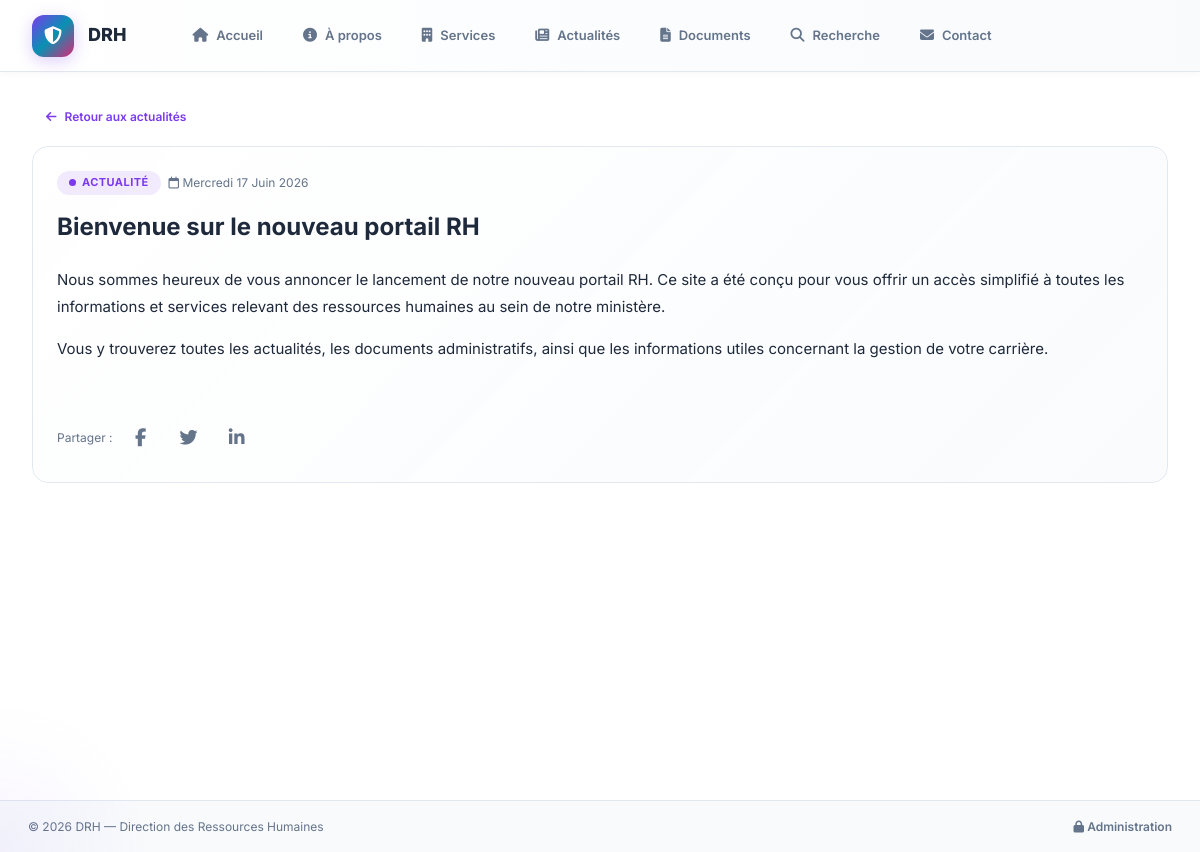
The app's page /actualite.php?slug=bienvenue-nouveau-portail-rh with its own data.
### tables this page shows
CREATE TABLE IF NOT EXISTS actualites (
    id INT AUTO_INCREMENT PRIMARY KEY,
    title VARCHAR(255) NOT NULL,
    slug VARCHAR(255) UNIQUE NOT NULL,
    content TEXT NOT NULL,
    excerpt TEXT,
    image VARCHAR(255),
    category ENUM('actualite', 'evenement', 'communique') DEFAULT 'actualite',
    status ENUM('publie', 'brouillon') DEFAULT 'brouillon',
    featured BOOLEAN DEFAULT FALSE,
    author_id INT,
    created_at TIMESTAMP DEFAULT CURRENT_TIMESTAMP,
    updated_at TIMESTAMP DEFAULT CURRENT_TIMESTAMP ON UPDATE CURRENT_TIMESTAMP,
    FOREIGN KEY (author_id) REFERENCES admins(id) ON DELETE SET NULL
);

### includes/Database.php (called while the page is built, shortened)
<?php
class Database
{
    private static $instance = null;
    private $pdo;
    private function __construct()
    {
        $dsn = "mysql:host=" . DB_HOST . ";dbname=" . DB_NAME . ";charset=" . DB_CHARSET;
        $options = [
            PDO::ATTR_ERRMODE            => PDO::ERRMODE_EXCEPTION,
            PDO::ATTR_DEFAULT_FETCH_MODE => PDO::FETCH_ASSOC,
            PDO::ATTR_EMULATE_PREPARES   => false,
        ];
        try {
            $this->pdo = new PDO($dsn, DB_USER, DB_PASS, $options);
        } catch (PDOException $e) {
            if (ENV === 'development') {
                die('Erreur de connexion : ' . $e->getMessage());
            }
            die('Erreur de connexion à la base de données.');
        }
    }
    public static function getInstance(): self
    {
        if (self::$instance === null) {
            self::$instance = new self();
        }
        return self::$instance;
    }
    public function query(string $sql, array $params = []): PDOStatement
    {
        $stmt = $this->pdo->prepare($sql);
        $stmt->execute($params);
        return $stmt;
    }
    public function fetch(string $sql, array $params = []): ?array
    {
        $stmt = $this->query($sql, $params);
        $result = $stmt->fetch();
        return $result ?: null;
    }
}

### includes/functions.php (called while the page is built, shortened)
<?php
function sanitize(string $input): string
{
    return htmlspecialchars(trim($input), ENT_QUOTES, 'UTF-8');
}
function formatDateLong(string $date): string
{
    $timestamp = strtotime($date);
    $mois = [
        'January' => 'Janvier', 'February' => 'Février', 'March' => 'Mars',
        'April' => 'Avril', 'May' => 'Mai', 'June' => 'Juin',
        'July' => 'Juillet', 'August' => 'Août', 'September' => 'Septembre',
        'October' => 'Octobre', 'November' => 'Novembre', 'December' => 'Décembre'
    ];
    $jours = ['Monday' => 'Lundi', 'Tuesday' => 'Mardi', 'Wednesday' => 'Mercredi',
              'Thursday' => 'Jeudi', 'Friday' => 'Vendredi', 'Saturday' => 'Samedi', 'Sunday' => 'Dimanche'];
    $date_str = $jours[date('l', $timestamp)] . ' ' . date('j', $timestamp) . ' ' . $mois[date('F', $timestamp)] . ' ' . date('Y', $timestamp);
    return $date_str;
}
    ?>

### actualite.php (the view, shortened to what this page needs)
<?php
require_once __DIR__ . '/includes/Database.php';
require_once __DIR__ . '/includes/functions.php';
$db = Database::getInstance();
$slug = $_GET['slug'] ?? '';
$article = $db->fetch(
    "SELECT a.*, adm.full_name as author_name
     FROM actualites a
     LEFT JOIN admins adm ON a.author_id = adm.id
     WHERE a.slug = :slug AND a.status = 'publie'",
    ['slug' => $slug]
);
require_once __DIR__ . '/includes/header.php';
?>
<div class="flex items-center gap-sm mb-md">
    <a href="<?= BASE_URL ?>/actualites.php" class="btn btn-ghost btn-sm">
        <i class="fas fa-arrow-left"></i> Retour aux actualités
    </a>
</div>
<div class="card">
    <div class="card-body">
        <div class="flex items-center gap-sm mb-md">
            <span class="badge badge-<?= $article['category'] === 'communique' ? 'danger' : ($article['category'] === 'evenement' ? 'warning' : 'info') ?>">
                <span class="badge-dot"></span>
                <?php if ($article['category'] === 'communique'): ?>Communiqué
                <?php elseif ($article['category'] === 'evenement'): ?>Événement
                <?php else: ?>Actualité<?php endif; ?>
            </span>
            <span class="text-small text-secondary">
                <i class="far fa-calendar"></i> <?= formatDateLong($article['created_at']) ?>
            </span>
        </div>
        <h1 style="font-size: 24px; font-weight: 700; color: var(--text-primary); margin: 0 0 var(--space-lg) 0; line-height: 1.3;">
            <?= sanitize($article['title']) ?>
        </h1>
        <div style="color: var(--text-primary); line-height: 1.8; font-size: 15px;">
            <?= $article['content'] ?>
        </div>
        <div style="margin-top: var(--space-xl); padding-top: var(--space-lg); border-top: 1px solid var(--border-light);">
            <div class="flex items-center gap-sm">
                <span class="text-small text-secondary">Partager :</span>
                <a href="https://www.facebook.com/sharer.php?u=<?= urlencode(BASE_URL . '/actualite.php?slug=' . $article['slug']) ?>" target="_blank" class="topbar-btn" style="text-decoration: none;"><i class="fab fa-facebook-f"></i></a>
                <a href="https://twitter.com/intent/tweet?url=<?= urlencode(BASE_URL . '/actualite.php?slug=' . $article['slug']) ?>" target="_blank" class="topbar-btn" style="text-decoration: none;"><i class="fab fa-twitter"></i></a>
                <a href="https://www.linkedin.com/shareArticle?url=<?= urlencode(BASE_URL . '/actualite.php?slug=' . $article['slug']) ?>" target="_blank" class="topbar-btn" style="text-decoration: none;"><i class="fab fa-linkedin-in"></i></a>
            </div>
        </div>
    </div>
</div>
<?php require_once __DIR__ . '/includes/footer.php'; ?>

### assets/css/style.css (style rules this page uses)
:root { --color-primary:#7C3AED;--color-primary-hover:#6D28D9;--color-primary-glow:rgba(124,58,237,0.15);--color-secondary:#0891B2;--color-accent:#DB2777;--color-accent-orange:#EA580C;--color-success:#059669;--color-warning:#D97706;--color-danger:#DC2626;--gradient-main:linear-gradient(135deg,#7C3AED 0%,#0891B2 50%,#DB2777 100%);--gradient-hero:linear-gradient(135deg,#f8fafc 0%,#ede9fe 30%,#e0f2fe 60%,#fdf2f8 100%);--gradient-glass:linear-gradient(135deg,rgba(255,255,255,0.9) 0%,rgba(248,250,252,0.8) 100%);--gradient-card:linear-gradient(145deg,rgba(124,58,237,0.03) 0%,rgba(8,145,178,0.02) 100%);--gradient-btn:linear-gradient(135deg,#7C3AED 0%,#6D28D9 100%);--gradient-btn-hover:linear-gradient(135deg,#6D28D9 0%,#5B21B6 100%);--gradient-topbar:linear-gradient(90deg,rgba(255,255,255,0.98) 0%,rgba(248,250,252,0.98) 100%);--gradient-neon-1:linear-gradient(135deg,#7C3AED,#A855F7);--gradient-neon-2:linear-gradient(135deg,#0891B2,#06B6D4);--gradient-neon-3:linear-gradient(135deg,#EA580C,#F97316);--gradient-neon-4:linear-gradient(135deg,#059669,#10B981);--gradient-neon-5:linear-gradient(135deg,#DB2777,#F472B6);--bg-deep:#ffffff;--bg-surface:#f8fafc;--bg-surface-hover:#f1f5f9;--bg-glass:rgba(255,255,255,0.8);--bg-glass-hover:rgba(255,255,255,0.95);--text-primary:#1e293b;--text-secondary:#64748b;--text-tertiary:#94a3b8;--text-white:#ffffff;--border-glass:#e2e8f0;--border-glass-hover:#cbd5e1;--border-focus:var(--color-primary);--shadow-glow:0 0 40px rgba(124,58,237,0.08);--shadow-card:0 1px 3px rgba(0,0,0,0.06),0 4px 16px rgba(0,0,0,0.04);--shadow-card-hover:0 4px 12px rgba(0,0,0,0.08),0 8px 32px rgba(0,0,0,0.06);--shadow-neon:0 0 30px rgba(124,58,237,0.1);--radius-sm:8px;--radius-md:12px;--radius-lg:16px;--radius-xl:24px;--font-family:'Inter',ui-sans-serif,system-ui,-apple-system,sans-serif;--topbar-height:72px;--transition-fast:150ms ease;--transition-base:300ms cubic-bezier(0.4,0,0.2,1);--transition-slow:500ms cubic-bezier(0.4,0,0.2,1);--ease-spring:cubic-bezier(0.34,1.56,0.64,1);--ease-bounce:cubic-bezier(0.68,-0.55,0.27,1.55);--space-xs:4px;--space-sm:8px;--space-md:16px;--space-lg:24px;--space-xl:32px;--space-2xl:48px;--space-3xl:64px }
*,*::before,*::after { box-sizing:border-box }
html { scroll-behavior:smooth }
body { font-family:var(--font-family);font-size:14px;line-height:1.6;color:var(--text-primary);background:var(--bg-deep);margin:0;padding:0;-webkit-font-smoothing:antialiased;overflow-x:hidden }
.topbar-btn { width:40px;height:40px;border:none;background:transparent;border-radius:var(--radius-sm);color:var(--text-secondary);cursor:pointer;display:flex;align-items:center;justify-content:center;transition:all var(--transition-base);font-size:18px }
.card { background:var(--bg-glass);border:1px solid var(--border-glass);border-radius:var(--radius-lg);backdrop-filter:blur(8px);-webkit-backdrop-filter:blur(8px);transition:all var(--transition-base);overflow:hidden;position:relative }
.card::before { content:'';position:absolute;inset:0;background:var(--gradient-glass);border-radius:inherit;z-index:0;pointer-events:none }
.card>* { position:relative;z-index:1 }
.card-body { padding:24px }
.btn { display:inline-flex;align-items:center;justify-content:center;gap:8px;font-size:13px;font-weight:600;padding:11px 22px;border-radius:var(--radius-md);border:none;cursor:pointer;transition:all var(--transition-base) var(--ease-bounce);text-decoration:none;line-height:1;position:relative;overflow:hidden;font-family:var(--font-family) }
.btn-ghost { background:transparent;color:var(--color-primary) }
.btn-sm { padding:7px 14px;font-size:12px }
.badge { display:inline-flex;align-items:center;gap:6px;font-size:11px;font-weight:700;padding:3px 12px;border-radius:100px;transition:all var(--transition-base);text-transform:uppercase;letter-spacing:0.04em }
.badge-dot { width:7px;height:7px;border-radius:50%;display:inline-block;animation:pulseGlow 2s ease infinite }
.badge-info { background:rgba(124,58,237,0.1);color:#7C3AED }
.badge-info .badge-dot { background:var(--color-primary) }
.flex { display:flex }
.items-center { align-items:center }
.gap-sm { gap:8px }
.mb-md { margin-bottom:16px }
.text-secondary { color:var(--text-secondary) }
.text-small { font-size:12px }

### records on screen
actualites: created_at "Mercredi 17 Juin 2026", title "Bienvenue sur le nouveau portail RH", content "Nous sommes heureux de vous annoncer le lancement de notre nouveau portail RH. Ce site a été conçu pour vous offrir un accès simplifié à toutes les informations et services relevant des ressources humaines au sein de notre ministère. Vous y trouverez toutes les actualités, les documents administratifs, ainsi que les informations utiles concernant la gestion de votre carrière."
